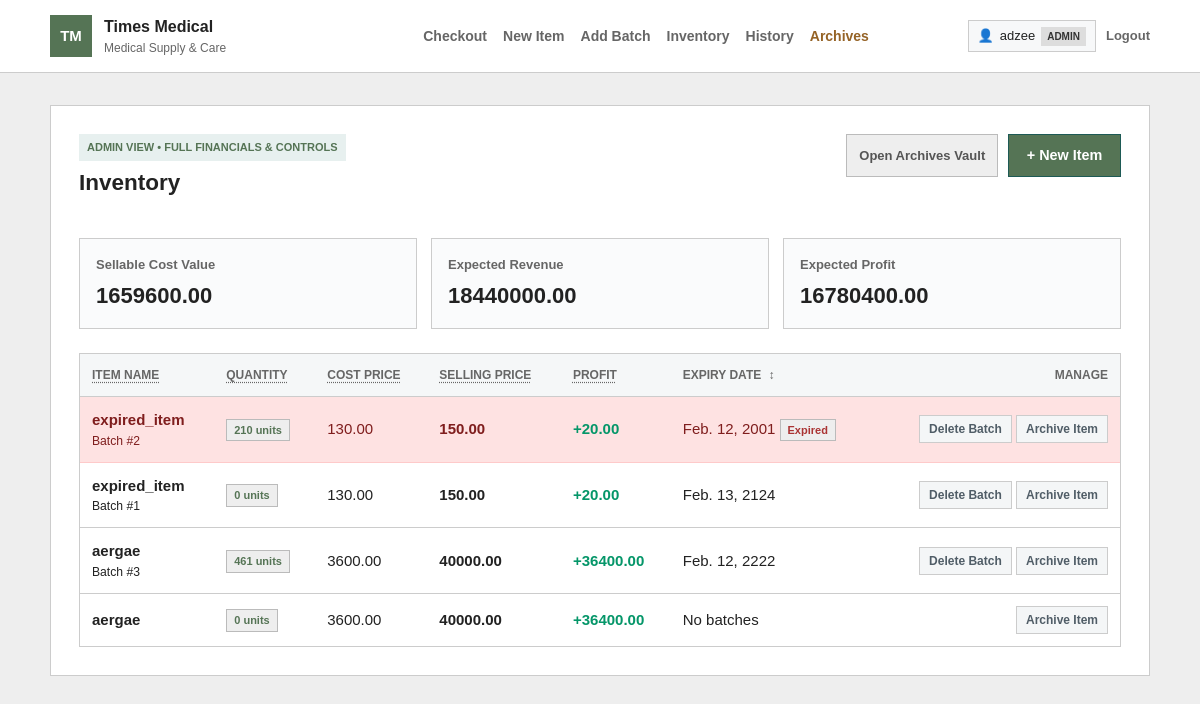
/inventory/ (signed in), run on the app's committed database.
### store/models.py (models this page shows, shortened)
class User(AbstractUser):
    is_admin = models.BooleanField(default=False)
    @property
    def is_admin_user(self):
        return bool(self.is_admin or self.is_superuser or self.is_staff)

class Batch(models.Model):
    item = models.ForeignKey(Item, on_delete=models.CASCADE, related_name="batches")
    quantity = models.IntegerField()
    expiry_date = models.DateField()
    is_archived = models.BooleanField(default=False)
    archived_at = models.DateTimeField(null=True, blank=True)
    class Meta:
        ordering = ["expiry_date"]
    @property
    def name(self):
        return self.item.name if self.item else ""
    @property
    def amount(self):
        return self.quantity
    @property
    def is_expired(self):
        return self.expiry_date < date.today()
    @property
    def cost_price(self):
        return self.item.cost_price if self.item else Decimal("0.00")
    @property
    def selling_price(self):
        return self.item.selling_price if self.item else Decimal("0.00")
    @property
    def profit(self):
        if self.item:
            return self.selling_price - self.cost_price
        return Decimal("0.00")

class Item(models.Model):
    name = models.CharField(max_length=100)
    description = models.TextField(blank=True)
    cost_price = models.DecimalField(default=0, max_digits=10, decimal_places=2)
    selling_price = models.DecimalField(default=0, max_digits=10, decimal_places=2)
    is_archived = models.BooleanField(default=False)
    archived_at = models.DateTimeField(null=True, blank=True)
    @property
    def profit(self):
        return self.selling_price - self.cost_price

### store/views.py (the view)
# urls.py: path('inventory/', views.inventory, name='inventory'),
@login_required
def inventory(request):
    batches = list(
        Batch.objects.filter(is_archived=False, item__is_archived=False)
        .select_related('item')
        .all()
    )
    items_with_batches = {b.item_id for b in batches}
    unbatched_items = Item.objects.filter(is_archived=False).exclude(id__in=items_with_batches)
    class UnbatchedDisplay:
        def __init__(self, item):
            self.id = None
            self.item = item
            self.name = item.name
            self.amount = 0
            self.quantity = 0
            self.cost_price = item.cost_price
            self.selling_price = item.selling_price
            self.profit = item.profit
            self.expiry_date = "No batches"
            self.is_expired = False
            self.total_cost = Decimal("0.00")
            self.total_selling = Decimal("0.00")
            self.total_profit = Decimal("0.00")
    display_batches = batches + [UnbatchedDisplay(item) for item in unbatched_items]
    sellable_batches = [b for b in batches if not b.is_expired]
    total_cost_price = sum(b.cost_price * b.quantity for b in sellable_batches)
    total_selling_price = sum(b.selling_price * b.quantity for b in sellable_batches)
    total_profit = sum(b.profit * b.quantity for b in sellable_batches)
    total_sellable_units = sum(b.quantity for b in sellable_batches)
    context = {
        'batches': display_batches,
        'total_cost_price': f"{total_cost_price:.2f}",
        'total_selling_price': f"{total_selling_price:.2f}",
        'total_profit': f"{total_profit:.2f}",
        'total_sellable_units': total_sellable_units,
    }
    return render(request, 'store/inventory.html', context)

### store/templates/store/inventory.html (shortened to what this page needs)
{% extends "store/layout.html" %}
{% load static %}
{% block content %}
<section class="inventory-section">
  <div class="inventory-card">
    <div class="inventory-header" style="display: flex; justify-content: space-between; align-items: flex-start; flex-wrap: wrap; gap: 16px;">
      <div>
        <span class="eyebrow">
          {% if user.is_admin_user %}
            Admin View • Full Financials & Controls
          {% else %}
            Clerk View • Stock & Retail Prices
          {% endif %}
        </span>
        <h1>Inventory</h1>
      </div>
      {% if user.is_admin_user %}
        <div style="display: flex; gap: 10px;">
          <a href="{% url 'archives' %}" class="btn-archive-folder"> Open Archives Vault</a>
          <a href="{% url 'new' %}" class="primary-btn" style="padding: 0.6rem 1.1rem; font-size: 0.9rem;">+ New Item</a>
        </div>
      {% endif %}
    </div>
    <div class="stats-grid">
      {% if user.is_admin_user %}
        <div class="stat-box">
          <span class="stat-label">Sellable Cost Value</span>
          <strong>{{ total_cost_price }}</strong>
        </div>
        <div class="stat-box">
          <span class="stat-label">Expected Revenue</span>
          <strong>{{ total_selling_price }}</strong>
        </div>
        <div class="stat-box">
          <span class="stat-label">Expected Profit</span>
          <strong>{{ total_profit }}</strong>
        </div>
      {% endif %}
    </div>
    <div class="table-wrap">
      <table class="inventory-table">
        <thead>
          <tr>
            <th contenteditable="true" data-sort-type="text" title="Edit the heading and press Enter to sort by item name">Item Name</th>
            <th contenteditable="true" data-sort-type="number" title="Edit the heading and press Enter to sort by quantity">Quantity</th>
            {% if user.is_admin_user %}
              <th contenteditable="true" data-sort-type="number" title="Edit the heading and press Enter to sort by cost price">Cost Price</th>
            {% endif %}
            <th contenteditable="true" data-sort-type="number" title="Edit the heading and press Enter to sort by selling price">Selling Price</th>
            {% if user.is_admin_user %}
              <th contenteditable="true" data-sort-type="number" title="Edit the heading and press Enter to sort by profit">Profit</th>
            {% endif %}
            <th data-sort-type="date" aria-label="Expiry Date">
              <button type="button" class="table-sort-button" data-sort-cycle aria-label="Sort expiry date ascending">
                Expiry Date <span class="sort-indicator" aria-hidden="true">↕</span>
              </button>
            </th>
            {% if user.is_admin_user %}
              <th style="text-align: right;">Manage</th>
            {% endif %}
          </tr>
        </thead>
        <tbody>
          {% for batch in batches %}
            <tr{% if batch.is_expired %} class="inventory-row-expired"{% endif %}>
              <td data-sort-value="{{ batch.name }}">
                <strong>{{ batch.name }}</strong>
                {% if batch.id and user.is_admin_user %}
                  <small style="color: var(--muted); display: block; font-size: 0.76rem;">Batch #{{ batch.id }}</small>
                {% endif %}
              </td>
              <td>
                <span class="badge-stock">{{ batch.amount }} units</span>
              </td>
              {% if user.is_admin_user %}
                <td>{{ batch.cost_price }}</td>
              {% endif %}
              <td><strong>{{ batch.selling_price }}</strong></td>
              {% if user.is_admin_user %}
                <td style="color: #059669; font-weight: 600;">+{{ batch.profit }}</td>
              {% endif %}
              <td data-sort-value="{{ batch.expiry_date|date:'Y-m-d' }}">
                {{ batch.expiry_date }}
                {% if batch.is_expired %}
                  <span class="badge-expired">Expired</span>
                {% endif %}
              </td>
              {% if user.is_admin_user %}
                <td style="text-align: right; white-space: nowrap;">
                  {% if batch.id %}
                    <form action="{% url 'archive_batch' batch.id %}" method="post" style="display: inline;" onsubmit="return confirm('Move Batch #{{ batch.id }} of {{ batch.name }} to Archives?');">
                      <button type="submit" class="btn-archive-sm" title="Archive this batch">
                        Delete Batch
                      </button>
                    </form>
                  {% endif %}
                  {% if batch.item.id %}
                    <form action="{% url 'archive_item' batch.item.id %}" method="post" style="display: inline;" onsubmit="return confirm('Archive entire medicine \'{{ batch.name }}\' and all its stock?');">
                      <button type="submit" class="btn-archive-item-sm" title="Archive entire medicine">
                        Archive Item
                      </button>
                    </form>
                  {% endif %}
                </td>
              {% endif %}
            </tr>
          {% empty %}
            <tr>
              <td colspan="{% if user.is_admin_user %}7{% else %}4{% endif %}" class="empty-state">
                No medicines available in active inventory.
              </td>
            </tr>
          {% endfor %}
        </tbody>
      </table>
    </div>
  </div>
</section>
{% endblock %}

### store/templates/store/layout.html (shortened to what this page needs)
{% load static %}
<!DOCTYPE html>
<html lang="en">
  <head>
    <link rel="stylesheet" href="{% static 'store/styles.css' %}" />
  </head>
  <body>
    <header class="site-header">
      <div class="container nav-wrap">
        <a href="{% url 'home' %}" class="brand-wrap">
          <div class="brand-mark">TM</div>
          <div>
            <div class="brand-name">Times Medical</div>
            <div class="brand-sub">Medical Supply & Care</div>
          </div>
        </a>
        {% if user.is_authenticated %}
          <nav class="top-nav">
            <a href="{% url 'home' %}">Checkout</a>
            {% if user.is_admin_user %}
              <a href="{% url 'new' %}">New Item</a>
              <a href="{% url 'add' %}">Add Batch</a>
            {% endif %}
            <a href="{% url 'inventory' %}">Inventory</a>
            <a href="{% url 'history' %}">History</a>
            {% if user.is_admin_user %}
              <a href="{% url 'archives' %}" class="nav-archive-link"> Archives</a>
            {% endif %}
          </nav>
          <div class="auth-bar">
            <div class="user-pill">
              <span class="user-avatar">👤</span>
              <span class="user-name">{{ user.username }}</span>
              {% if user.is_admin_user %}
                <span class="role-badge role-admin">Admin</span>
              {% else %}
                <span class="role-badge role-clerk">Clerk</span>
              {% endif %}
            </div>
            <a href="{% url 'logout' %}" class="btn-logout" title="Sign out">Logout</a>
          </div>
        {% else %}
          <div class="auth-bar">
            <a href="{% url 'login' %}" class="primary-btn btn-sm">Sign In</a>
          </div>
        {% endif %}
      </div>
    </header>
    <main class="page-shell">
      {% block content %}{% endblock %}
    </main>
  </body>
</html>

### data on the page
User: username "adzee"
Batch: name "expired_item", id "2", amount "210", cost_price "130.00", selling_price "150.00", profit "20.00", expiry_date "Feb. 12, 2001", shows "Expired"
Batch: name "expired_item", id "1", amount "0", cost_price "130.00", selling_price "150.00", profit "20.00", expiry_date "Feb. 13, 2124"
Batch: name "aergae", id "3", amount "461", cost_price "3600.00", selling_price "40000.00", profit "36400.00", expiry_date "Feb. 12, 2222"
Item: name "aergae", cost_price "3600.00", selling_price "40000.00"

### other printed values
{{ total_cost_price }} "1659600.00"
{{ total_selling_price }} "18440000.00"
{{ total_profit }} "16780400.00"
{{ batch.amount }} "0"
{{ batch.profit }} "36400.00"
{{ batch.expiry_date }} "No batches"
